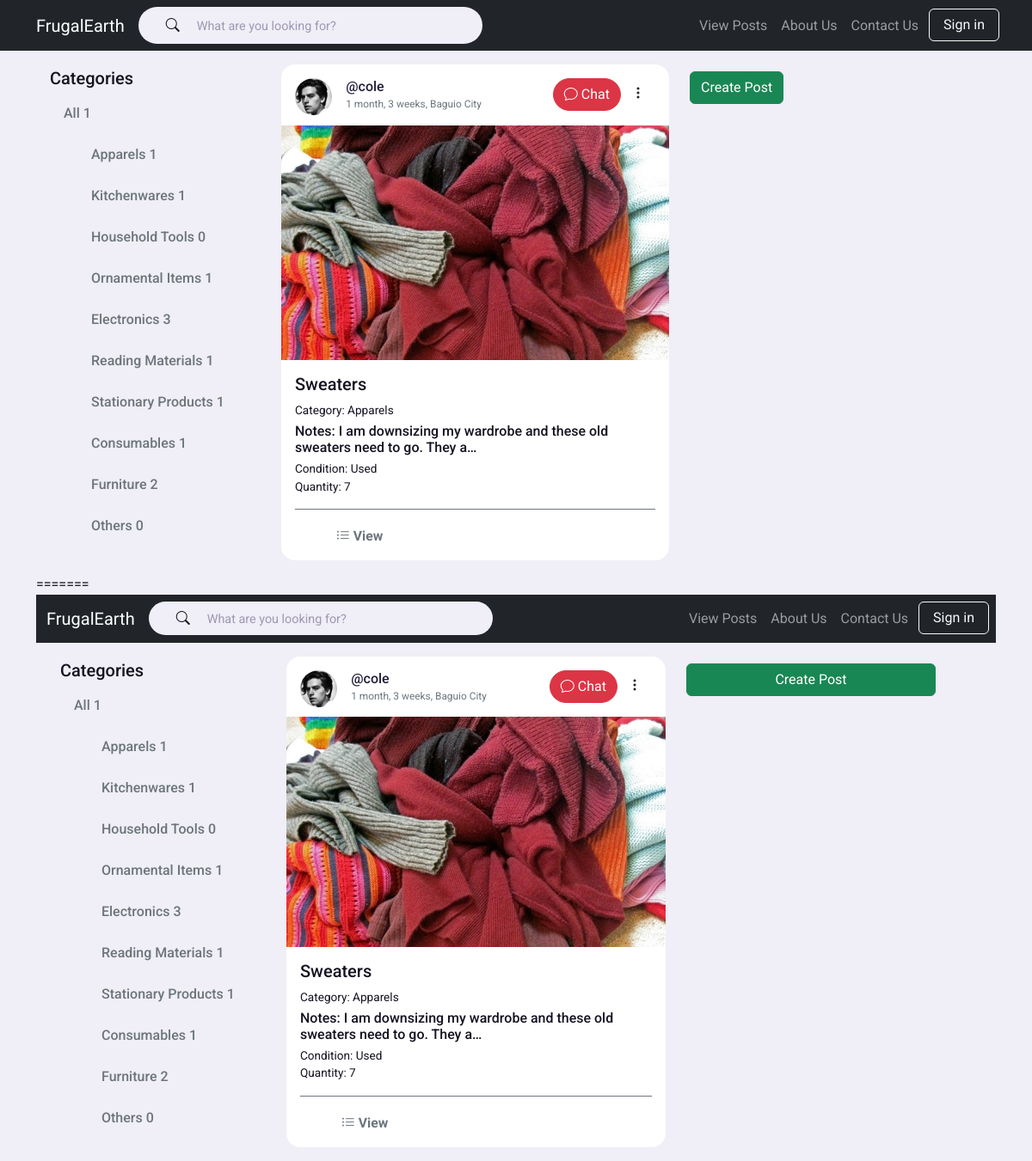
The app's page /feeds/?q=Apparels with its own data.
### pages/models.py (models this page shows, shortened)
class Category(models.Model):
    name = models.CharField(max_length=200)
    def __str__(self):
        return self.name

class Room(models.Model):
    host = models.ForeignKey(User, on_delete=models.SET_NULL, null=True)
    name = models.CharField(max_length=200)
    location = models.CharField(max_length=200)
    category = models.ForeignKey('Category', on_delete=models.SET_NULL, null=True)
    quantity = models.CharField(max_length=200)
    condition = models.CharField(max_length=200)
    image = models.ImageField(null=True,blank=True)
    notes = models.TextField(null=True, blank=True)
    updated = models.DateTimeField(auto_now=True)
    created = models.DateTimeField(auto_now_add=True)
    class Meta:
       ordering = ['-updated', '-created']

class User(AbstractUser):
    name = models.CharField(max_length=200, null=True)
    email = models.EmailField(unique=True, default='')
    avatar = models.ImageField(null=True, default="defaultDp.jpg")
    location = models.CharField(max_length=200, null=True)
    REQUIRED_FIELDS = []

### pages/views.py (the view)
# urls.py: path('feeds/', views.feeds, name='feeds'),
def feeds(request):
    q = request.GET.get('q') if request.GET.get('q') != None else ''
    rooms = Room.objects.filter(
        Q(category__name__icontains=q) |
        Q(name__icontains=q) |
        Q(notes__icontains=q)
    )
    categories = Category.objects.all()
    room_count = rooms.count()
    room_messages = Message.objects
    context = {'rooms': rooms, 'categories':categories, 'room_count': room_count}
    return render(request, 'feed.html', context, )

### templates/feed.html (shortened to what this page needs)
<!DOCTYPE html>
{% load static %}
<html lang="en">
    <head>
          <link href="https://cdn.jsdelivr.net/npm/bootstrap@5.2.0/dist/css/bootstrap.min.css" rel="stylesheet">
        <link rel="stylesheet" href="{% static 'main.css' %}">
    </head>
    <body>
   <nav class="navbar navbar-expand-sm bg-dark navbar-dark ">
            <div class="container">
              <a class="navbar-brand navbar-right" href="{% url 'home' %}">FrugalEarth</a>
    <div class="search-bar">
                    <form method="GET" action="{% url 'feeds' %}">
                    <i class="bi bi-search"></i>
                    <input type="text" name="q" id="" placeholder="What are you looking for?"/>
                    </form>
                </div>
            <div class="collapse navbar-collapse" id="collapsibleNavbar">
                <ul class="navbar-nav  ms-auto">
                  <li class="nav-item">
                    <a class="nav-link" href="{% url 'feeds' %}">View Posts</a>
                  </li>
                  <li class="nav-item">
                    <a class="nav-link" href="{% url 'aboutUs' %}">About Us</a>
                  </li>
                  <li class="nav-item">
                    <a class="nav-link" href="http://frugalearth.pythonanywhere.com/aboutus/#contactus">Contact Us</a>
                  </li>
                  <li class="nav-item">
                {% if request.user.is_authenticated %}
                <a type="submit" class="mx-1 btn btn-outline-light w-100" href ="{% url 'signout' %}">Sign Out</a>
                {% else %}
                <a type="submit" class="mx-1 btn btn-outline-light w-100" href ="{% url 'signin' %}">Sign in</a>
                {% endif %}
                  </li>
                </ul>
              </div>
            </div>
          </nav>
    <div class="container">
      <div class="row">
        <div class="col-sm-3">
            <div class="left">
            <div class="sidebar">
                <h5>Categories</h5>
                <a href ="{% url 'feeds' %}" class="menu-item" class="icon"><h6>All  <span>{{rooms.count}}</span></h6></a>
                {% for category in categories %}
                <a href="{% url 'feeds' %}?q={{category.name}}" class="menu-item"><div class="icon"> </div><h6>{{category.name}} {{category.room_set.all.count}}</h6></a>
                {% endfor %}
            </div>
            </div>
        </div>
        <div class="col-sm-5">
            {% include 'pages/feed_component.html' %}
        </div>
        <div class="col-sm-3">
            <div class="right">
                <div class="head">
                <div>
                  <a  class="btn btn-success"  style="width:100%;" href="{% url 'create-post' %}">
                 Create Post
                  </a>
                </div>
            </div>
        </div>
      </div>
    </div>
    </body>
=======
<!DOCTYPE html>
{% load static %}
<html lang="en">
    <head>
          <link href="https://cdn.jsdelivr.net/npm/bootstrap@5.2.0/dist/css/bootstrap.min.css" rel="stylesheet">
        <link rel="stylesheet" href="{% static 'main.css' %}">
    </head>
    <body>
        <nav class="navbar navbar-expand-sm bg-dark navbar-dark ">
            <div class="container">
              <a class="navbar-brand navbar-right" href="{% url 'home' %}">FrugalEarth</a>
              <form method="GET" action="{% url 'feeds' %}">
                <div class="search-bar">
                 <i class="bi bi-search"></i>
                    <input type="text" name="q" id="" placeholder="What are you looking for?"/>
                </div>
            </form>
            <div class="collapse navbar-collapse" id="collapsibleNavbar">
                <ul class="navbar-nav  ms-auto">
                  <li class="nav-item">
                    <a class="nav-link" href="{% url 'feeds' %}">View Posts</a>
                  </li>
                  <li class="nav-item">
                    <a class="nav-link" href="#">About Us</a>
                  </li>
                  <li class="nav-item">
                    <a class="nav-link" href="#">Contact Us</a>
                  </li>
                  <li>
                  <div>
                    {% if request.user.is_authenticated %}
                    <a type="submit" class="mx-1 btn btn-outline-light w-100" href ="{% url 'signout' %}">Sign Out</a>
                    {% else %}
                    <a type="submit" class="mx-1 btn btn-outline-light w-100" href ="{% url 'signin' %}">Sign in</a>
                    {% endif %}
                 </div>
                 </li>
                </ul>
              </div>
            </div>
        </nav>
          <main>
    <div class="container">
      <div class="row">
        <div class="col-sm-3">
            <div class="left">
            <div class="sidebar">
                <h5>Categories</h5>
                <a href ="{% url 'feeds' %}" class="menu-item" class="icon"><h6>All  <span>{{rooms.count}}</span></h6></a>
                {% for category in categories %}
                <a href="{% url 'feeds' %}?q={{category.name}}" class="menu-item"><div class="icon"> </div><h6>{{category.name}}   {{category.room_set.all.count}}</h6></a>
                {% endfor %}
            </div>
            </div>
        </div>
        <div class="col-sm-5">
            {% include 'pages/feed_component.html' %}
        </div>
        <div class="col-sm-3">
            <div class="right">
                <div>
                  <a  class="btn btn-success"  style="width:290px;" href="{% url 'create-post' %}">
                 Create Post
                  </a>
                </div>
        </div>
      </div>
    </div>
          </main>
    </body>
</html>

### pages/templates/pages/feed_component.html (shortened to what this page needs)
<!DOCTYPE html>
{% load static %}
{%for room in rooms %}
<div class="feed" style="background: white;">
<div class="neck" style="display: flex; justify-content: space-between; padding: 1rem 1rem 0;">
<div class="user">
{% if room.host.id %}
                       <div class="profile-photo">
                            <a href="{% url 'user-profile' room.host.id %}" class="">
                            <img loading="lazy" src="{{room.host.avatar.url}}"/></a>
                        </div>
                        <div class="create-info">
                            <a href="{% url 'user-profile' room.host.id %}" class=""><h6>@{{room.host.username}}</h6></a>
                            <small>{{room.created|timesince}}, {{room.location}}</small>
                        </div>
                         {% endif %}
</div>
<div class="chatandreport" style="display: flex;">
<a href ="{% url 'chat' %}">
 <button type="button" class="btn btn-danger" style="border-radius: 50px;"><i class="bi bi-chat"></i> Chat</button></a>
<div class="dropdown">
    <button type="button" class="btn" data-bs-toggle="dropdown" style="border: none;">
      <span><i class="bi bi-three-dots-vertical"></i></span>
    </button>
  </div>
</div>
</div>
<div class="photo"><a href="{% url 'room' room.id %}">
                    <img loading="lazy" src="{{room.image.url}}"></a>
                </div>
 <div class="feed-body" style="border-bottom: 1px solid #6c757d; margin-bottom: 0; padding-bottom: 1rem;">
                    <h5>{{room.name}}</h5>
                    Category: {{room.category}}<br>
                    <h6 style="margin: 0.3rem 0;">Notes: {{room.notes|truncatechars:70}}</h6>
                    Condition: {{room.condition}}<br>
                    Quantity: {{room.quantity}}<br>
                    </div>
<div class="feed-footer">
    <div class="act-button">
        <div class="view-button">
            <a href="{% url 'room' room.id %}"><small class="bi bi-list-ul">   <b>View</b></small> </a>
        </div>
    </div>
</div>
</div>
    {% endfor %}

### static/main.css (style rules this page uses)
:root { --color-white: hsl(252, 30%, 100%); --color-light: hsl(252, 30%, 95%); --color-gray: hsl(252, 15%, 65%); --color-primary: hsl(252, 75%, 60%); --color-secondary: hsl(252, 100%, 90%); --color-success: hsl(120, 95%, 65%); --color-danger: hsl(0, 95%, 65%); --color-dark: hsl(252, 30%, 17%); --color-black: hsl(252, 30%, 10%); --border-radius: 2rem; --card-border-radius: 1rem; --btn-padding: 0.6rem 2rem; --search-padding: 0.6rem 2rem; --card-padding: 1rem; --sticky-top-left: 5.4rem; --sticky-top-right: -18rem; }
*, *::before, *::after { margin: 0; padding: 0; outline: 0; box-sizing: border-box; text-decoration: none; list-style: none; border: none; }
body { font-family: 'Roboto', sans-serif; color: var(--color-black); background: var(--color-light); overflow-x: hidden; }
nav .container { align-items: center; justify-content: space-between; }
.search-bar { background: var(--color-light); border-radius: var(--border-radius); padding: var(--search-padding); }
.search-bar input[type="text"] { background: transparent; width: 25vw; margin-left: 1rem; font-size: 0.9rem; color: var(--color-dark); }
nav .search-bar input[type="text"]::placeholder { color: var(--color-gray); }
.profile-photo { width: 2.7rem; aspect-ratio: 1/1; border-radius: 50%; overflow: hidden; }
img { display: block; width: 100%; }
.feed { background: var(--color-white); border-radius: var(--card-border-radius); margin: 1rem 0; font-size: 0.85rem; }
.head { display: flex; justify-content: space-between; }
.user { display: flex; gap: 1rem; }
.photo { overflow: hidden; margin: 0.7rem 0; }
.feed-body { margin:1rem; }
.left { background: var(--color-light); margin: 1rem ; font-size: 0.85rem; line-height: 0.3; }
a { text-decoration: none; color: var(--color-dark); }
.left .sidebar { margin-top: 1rem; border-radius: var(--card-border-radius); margin-left: 4rem; }
.left .sidebar .menu-item { display: flex; align-items: center; height: 3rem; cursor: pointer; transition: all 300ms ease; position: relative; }
.left .sidebar h6 { margin-left: 1rem; color: #6c757d; }
.icon { width: 2rem; aspect-ratio: 1/1; border-radius: 50%; overflow: hidden; }
.right { border-radius: var(--card-border-radius); padding: var(--card-padding); margin: 1rem 0; font-size: 0.85rem; line-height: 0.3; }
small { color: #6c757d; }
.create-info h6 { margin-bottom: 0; }
.act-button { display:flex; justify-content: space-between; margin: auto; }
.feed-footer { text-align: center; justify-content: center; padding: var(--card-padding); }
.act-button { margin: 0 3rem; font-size: large; }
.search-bar { display:inline; }
.sidebar { display:inline; }
.right { display:inline; }

### records on screen
Category: name "Apparels", room_set.all.count "1"
Category: name "Kitchenwares", room_set.all.count "1"
Category: name "Household Tools", room_set.all.count "0"
Category: name "Ornamental Items", room_set.all.count "1"
Category: name "Electronics", room_set.all.count "3"
Category: name "Reading Materials", room_set.all.count "1"
Category: name "Stationary Products", room_set.all.count "1"
Category: name "Consumables", room_set.all.count "1"
Category: name "Furniture", room_set.all.count "2"
Category: name "Others", room_set.all.count "0"
Room: host.avatar (picture), host.username "cole", created "1 month, 3 weeks", location "Baguio City", image (picture), name "Sweaters", category "Apparels", notes "I am downsizing my wardrobe and these old sweaters need to go. They a…", condition "Used", quantity "7"

### other values on screen
{{ rooms.count }} "1"
